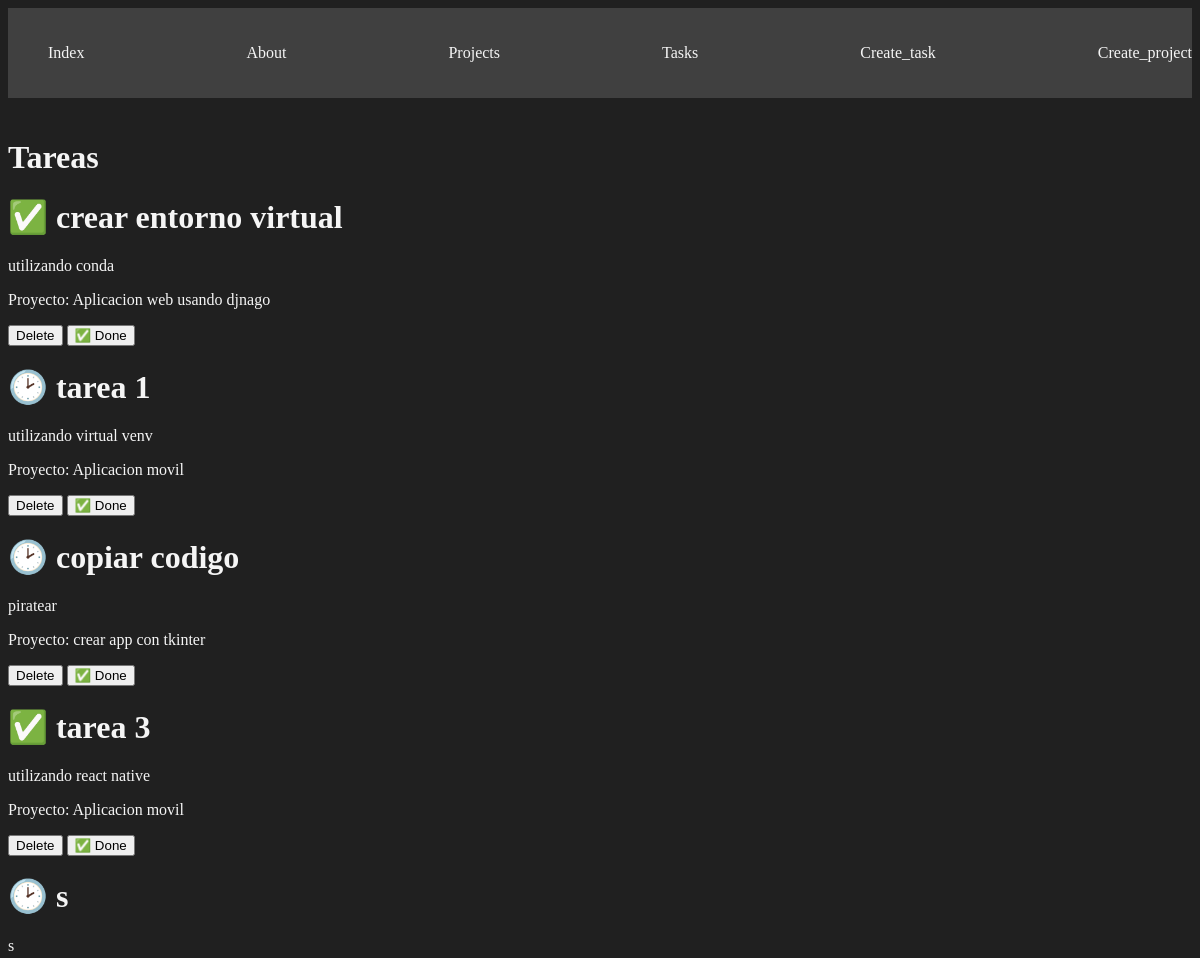
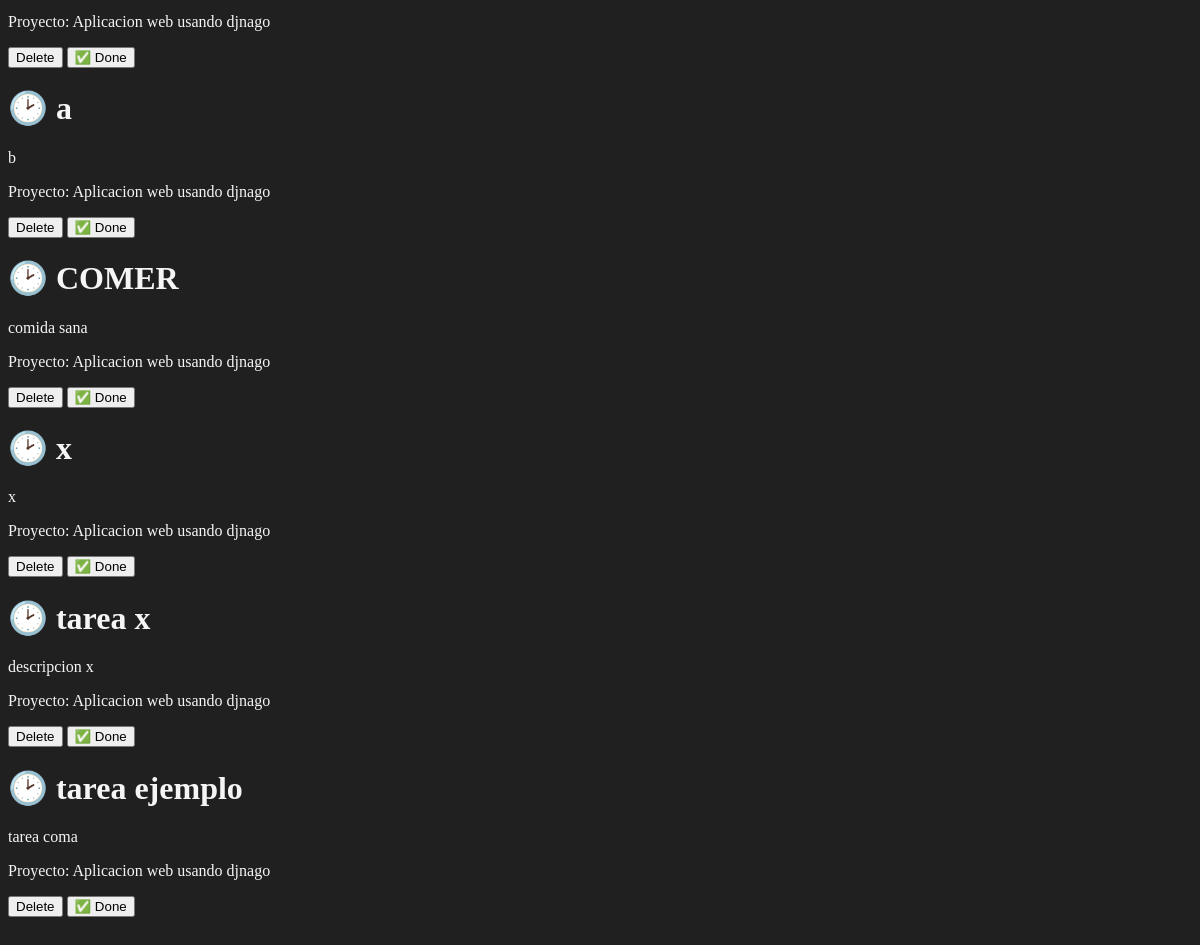
/tasks/, run on the app's committed database (2 pictures, top to bottom).
### myapp/models.py (models this page shows, shortened)
class Task(models.Model):
    title = models.CharField(max_length=40)
    description = models.CharField(max_length = 400)
    project = models.ForeignKey(Project, on_delete=models.CASCADE)
    done = models.BooleanField(default=False)

class Project(models.Model): #nombre de la clase (herencia)
    name = models.CharField(max_length= 30) #atributo = modelo.tipo de dato (longitud)

### myapp/views.py (the view)
# urls.py: path('tasks/', views.tasks, name="tasks" ),
def tasks(request):
   tasks = Task.objects.all()
   return render(request,"tasks/tasks.html", {
      "tasks" : tasks,
   })

### myapp/templates/tasks/tasks.html
{% extends "layout/base.html"%}
{% block content %}
<h1> Tareas  </h1>
{% for task in tasks %}
<div>
    <h1> {% if task.done == False %} 🕑 {% else %} ✅ {% endif %} {{task.title}}</h1>
    <p>{{task.description}}</p>
    <p>Proyecto: {{task.project.name}}</p>
    <div>
        <button>Delete</button>
        <button>✅ Done</button>
    </div>
</div>
{% endfor %}
{% endblock %}

### myapp/static/styles/main.css (style rules this page uses)
body { background: #202020; color: whitesmoke; }

### data on the page
Task: title "crear entorno virtual", description "utilizando conda", project.name "Aplicacion web usando djnago"
Task: title "tarea 1", description "utilizando virtual venv", project.name "Aplicacion movil"
Task: title "copiar codigo", description "piratear", project.name "crear app con tkinter"
Task: title "tarea 3", description "utilizando react native", project.name "Aplicacion movil"
Task: title "s", description "s", project.name "Aplicacion web usando djnago"
Task: title "a", description "b", project.name "Aplicacion web usando djnago"
Task: title "COMER", description "comida sana", project.name "Aplicacion web usando djnago"
Task: title "x", description "x", project.name "Aplicacion web usando djnago"
Task: title "tarea x", description "descripcion x", project.name "Aplicacion web usando djnago"
Task: title "tarea ejemplo", description "tarea coma", project.name "Aplicacion web usando djnago"
